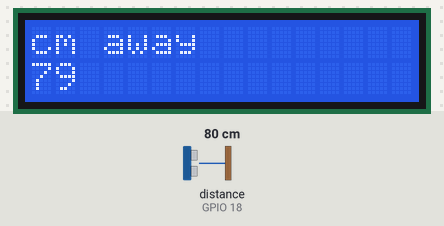
The sketch below on a simulated ESP32. On the bench: 16×2 character LCD. Wiring (inferred from the names in the program): ultrasonic range finder: trigger GPIO 15; echo GPIO 18. The test bench sets the inputs (shaded band); at power-on: distance to the obstacle (sensor on GPIO 18) 80 cm. The echo pulse lasts 58.3 µs per cm.

Above: at 1.0 s.
1.1 s: distance to the obstacle (sensor on GPIO 18) set to 2 cm
At 2.8 s:
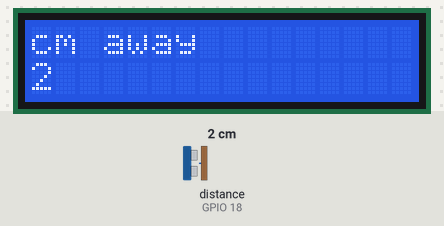
3.1 s: distance to the obstacle (sensor on GPIO 18) set to 4 cm
At 4.4 s:
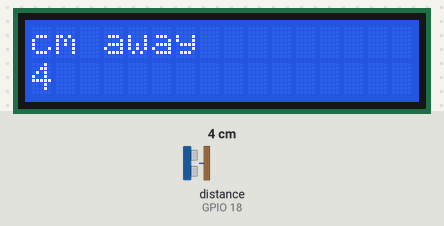
5.1 s: distance to the obstacle (sensor on GPIO 18) set to 9 cm
At 7.1 s:
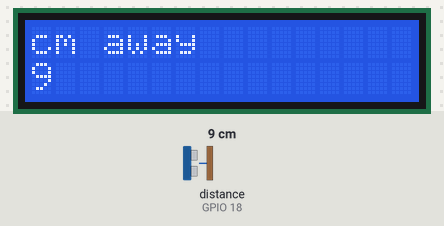
Timing chart, 0 to 8.6 s (numbered marks = the images above; inputs shaded):
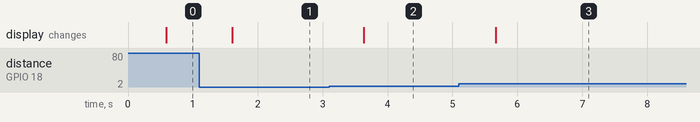

Measured:
- after the input at 1.1 s, the display: changes after 0.50 s (image 1)
- after the input at 3.1 s, the display: changes after 0.54 s (image 2)
- after the input at 5.1 s, the display: changes after 0.57 s (image 3)

The sketch:

RTOS_Sonar_To_LCD.ino
```cpp
/**********************************************************************
  Filename    : Display Ultrasonic Readings to LCD Display
  Description : I2C is used to control the display characters of LCD1602.
  Auther      : Cynthia Curran
  Modification: 2024/09/10
**********************************************************************/
#include <LiquidCrystal_I2C.h>
#include <Wire.h>
#include <stdio.h>
#include <string.h>

// Use only core 1 for demo purposes
#if CONFIG_FREERTOS_UNICORE
  static const BaseType_t app_cpu = 0;
#else
  static const BaseType_t app_cpu = 1;
#endif

//LCD Pins
#define SDA 13                    //Define SDA pins
#define SCL 14                    //Define SCL pins
LiquidCrystal_I2C lcd(0x27,16,2);

//Ultrasonic Pins
#define trigPin 15 // define TrigPin
#define echoPin 18 // define EchoPin.
#define MAX_DISTANCE 700 // Maximum sensor distance is rated at 400-500cm.
//timeOut= 2*MAX_DISTANCE /100 /340 *1000000 = MAX_DISTANCE*58.8
float timeOut = MAX_DISTANCE * 60;
int soundVelocity = 340; // define sound speed=340m/s
float sonarDistance = 0;


//TASKS

void readSonar(void *parameter){

  while(1){
    unsigned long pingTime;
    float distance;
    // make trigPin output high level lasting for 10μs to triger HC_SR04
    digitalWrite(trigPin, HIGH);
    delayMicroseconds(10);
    digitalWrite(trigPin, LOW);
    // Wait HC-SR04 returning to the high level and measure out this waitting time
    pingTime = pulseIn(echoPin, HIGH, timeOut);
    // calculate the distance according to the time
    distance = (float)pingTime * soundVelocity / 2 / 10000;
    sonarDistance = distance; // return the distance value

    vTaskDelay(100 / portTICK_PERIOD_MS);
  }
}

void displayLCD(void *parameter){
  LiquidCrystal_I2C *lcd = (LiquidCrystal_I2C *) parameter;
  char buffer[8];

  while(1){
    sprintf(buffer, "%.0f", sonarDistance);
    int length = strlen(buffer);
    sprintf(buffer, "%.0f%*s", sonarDistance, 8 - length, " ");
    lcd->setCursor(0,1);
    lcd->print(buffer);
    vTaskDelay(500 / portTICK_PERIOD_MS);
  }
}


void setup() {

  pinMode(trigPin,OUTPUT);// set trigPin to output mode
  pinMode(echoPin,INPUT); // set echoPin to input mode

  Wire.begin(SDA, SCL);           // attach the IIC pin
  if (!i2CAddrTest(0x27)) {
    lcd = LiquidCrystal_I2C(0x3F, 16, 2);
  }
  lcd.init();                     // LCD driver initialization
  lcd.backlight();                // Open the backlight
  lcd.setCursor(0,0);             // Move the cursor to row 0, column 0
  lcd.print("cm away");     // The print content is displayed on the LCD

    // Start sonar reading task
  xTaskCreatePinnedToCore(  // Use xTaskCreate() in vanilla FreeRTOS
            readSonar,      // Function to be called
            "Read Sonar",   // Name of task
            2048,           // Stack size (bytes in ESP32, words in FreeRTOS)
            NULL,           // Parameter to pass
            1,              // Task priority
            NULL,           // Task handle
            app_cpu);       // Run on one core for demo purposes (ESP32 only)

      // Start lcd display task
  xTaskCreatePinnedToCore(  // Use xTaskCreate() in vanilla FreeRTOS
            displayLCD,      // Function to be called
            "Display to LCD",   // Name of task
            2048,           // Stack size (bytes in ESP32, words in FreeRTOS)
            (void*)&lcd,           // Parameter to pass
            2,              // Task priority
            NULL,           // Task handle
            app_cpu);       // Run on one core for demo purposes (ESP32 only)

  // Delete "setup and loop" task
  vTaskDelete(NULL);
}

void loop() {
  // put your main code here, to run repeatedly:

}

bool i2CAddrTest(uint8_t addr) {
  Wire.beginTransmission(addr);
  if (Wire.endTransmission() == 0) {
    return true;
  }
  return false;
}
```
